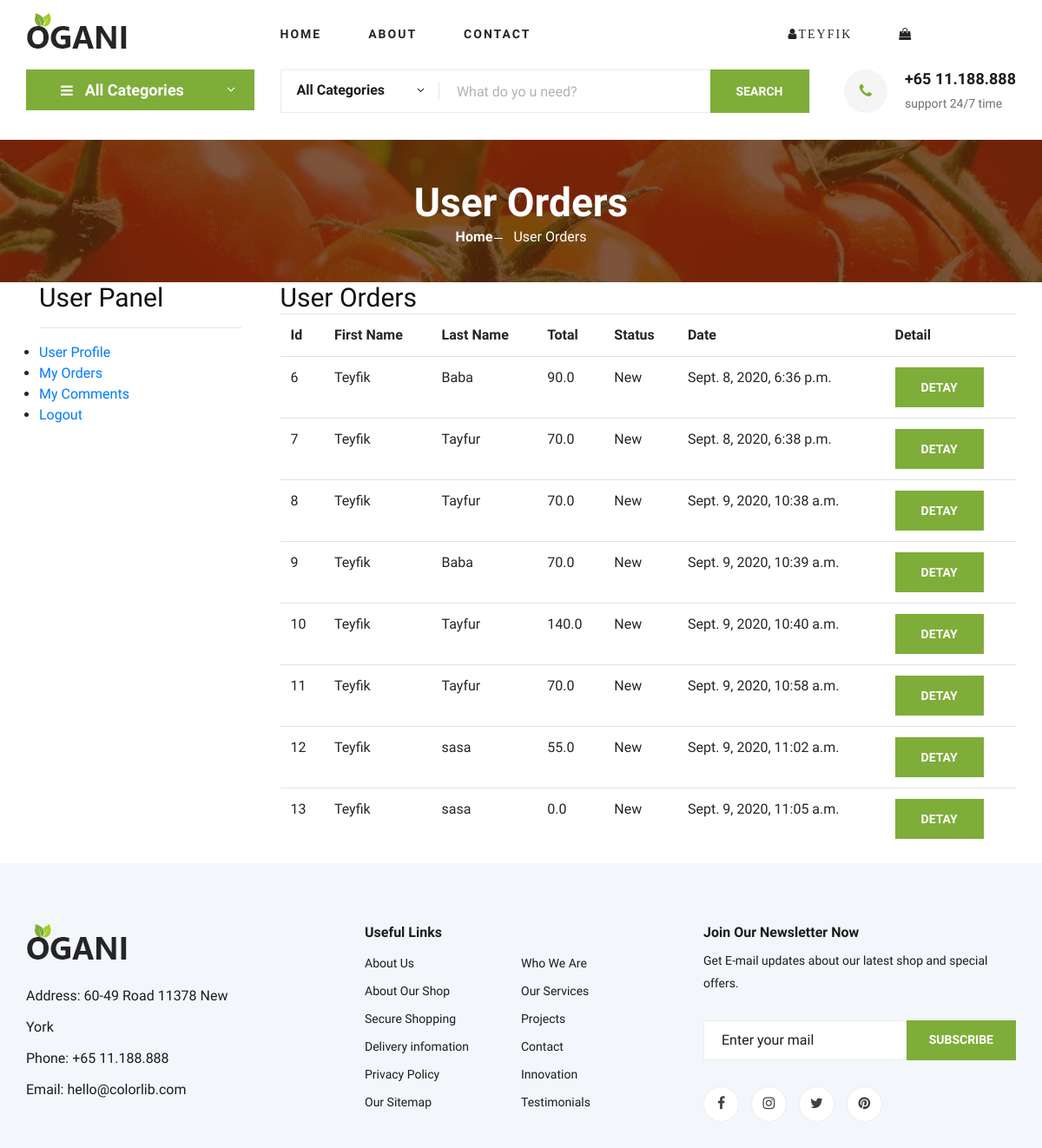
The app's page /user/orders/ (signed in), older data.
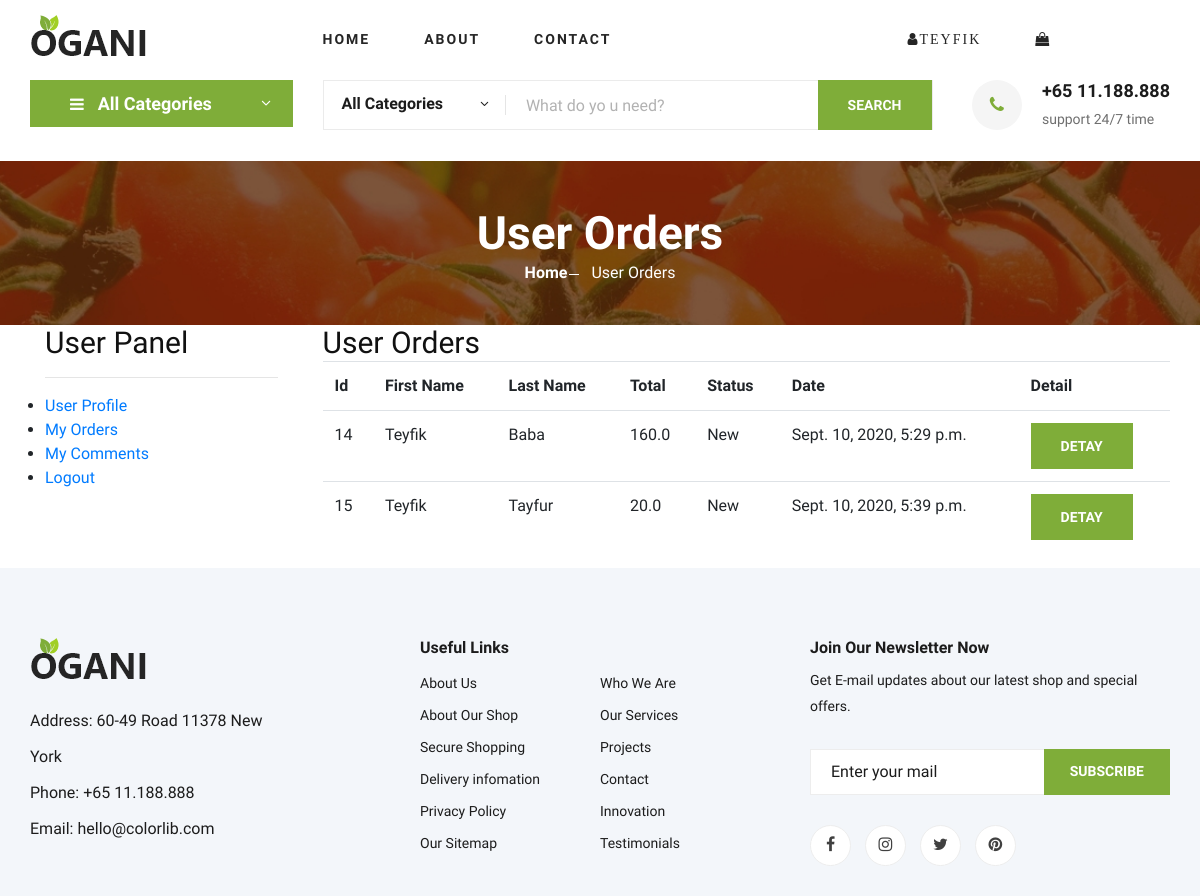
The same page, newer data.
### order/models.py (models this page shows, shortened)
class Order(models.Model):
    STATUS = (
        ('New','New'),
        ('Accepted','Accepted'),
        ('Preaparing','Preaparing'),
        ('OnShipping','OnShipping'),
        ('Completed','Completed'),
        ('Canceled','Canceled'),
    )
    user=models.ForeignKey(User,on_delete=models.SET_NULL,null=True)
    code=models.CharField(max_length=5,editable=False)
    first_name=models.CharField(max_length=10)
    last_name=models.CharField(max_length=10)
    phone=models.CharField(blank=True,max_length=20)
    address=models.CharField(blank=True,max_length=150)
    city=models.CharField(blank=True,max_length=20)
    country=models.CharField(blank=True,max_length=20)
    total=models.FloatField()
    status=models.CharField(max_length=10,choices=STATUS,default='New')
    ip=models.CharField(blank=True,max_length=20)
    adminnot=models.CharField(blank=True,max_length=100)
    create_at=models.DateTimeField(auto_now_add=True)
    update_at=models.DateTimeField(auto_now=True)

### user/views.py (the view)
# urls.py: path('orders/',views.orders,name='orders'),
@login_required(login_url='/login')
def orders(request):
    category = Category.objects.all()
    current_user = request.user
    orders=Order.objects.filter(user_id=current_user.id)
    context = {
        'category': category,
        'orders':orders
    }
    return render(request,"user_orders.html",context)

### user/templates/user_orders.html (shortened to what this page needs)
{% extends "homebase.html" %}
{% block content %}
    {% load static %}
    <section class="breadcrumb-section set-bg" data-setbg="{% static 'img/breadcrumb.jpg'%}">
        <div class="container">
            <div class="row">
                <div class="col-lg-12 text-center">
                    <div class="breadcrumb__text">
                        <h2>User Orders</h2>
                        <div class="breadcrumb__option">
                            <a href="/">Home</a>
                            <span>User Orders</span>
                        </div>
                    </div>
                </div>
            </div>
        </div>
    </section>
    <div id="contact" class="section wb">
        <div class="container">
            <div class="row">
                <div class="col-md-3">
                    <div class="container">
                        <div class="map-box">
                            <h3 class="title">User Panel</h3>
                            <hr>
                        </div>
                        {% include "user_panel.html" %}
                    </div>
                </div>
                <div class="col-md-9">
                    <div class="map-box">
                        <h3 class="title">User Orders</h3>
                    </div>
                    <table class="table">
                        <tr>
                            <th class="text-left">Id</th>
                            <th class="text-left">First Name</th>
                            <th class="text-left">Last Name</th>
                            <th class="text-left">Total</th>
                            <th class="text-left">Status</th>
                            <th class="text-left">Date</th>
                            <th class="text-left">Detail</th>
                        </tr>
                        {% for rs in orders %}
                            <tr>
                                <td class="text-left">{{rs.id}}</td>
                                <td class="text-left">{{ rs.first_name }}</td>
                                <td class="text-left">{{ rs.last_name }}</td>
                                <td class="text-left">{{ rs.total }}</td>
                                <td class="text-left">{{ rs.status }}</td>
                                <td class="text-left">{{ rs.create_at }}</td>
                                <td class="text-left"><a class="site-btn" href="/user/orderdetail/{{ rs.id }}">Detay</a></td>
                            </tr>
                        {% endfor %}
                    </table>
                </div>
            </div>
        </div>
    </div>
{% endblock %}

Row changes from the older to the newer data that the page shows:
removed Order: id "6", first_name "Teyfik", last_name "Baba", total "90.0", status "New", create_at "Sept. 8, 2020, 6:36 p.m."
removed Order: id "7", first_name "Teyfik", last_name "Tayfur", total "70.0", status "New", create_at "Sept. 8, 2020, 6:38 p.m."
removed Order: id "8", first_name "Teyfik", last_name "Tayfur", total "70.0", status "New", create_at "Sept. 9, 2020, 10:38 a.m."
removed Order: id "9", first_name "Teyfik", last_name "Baba", total "70.0", status "New", create_at "Sept. 9, 2020, 10:39 a.m."
removed Order: id "10", first_name "Teyfik", last_name "Tayfur", total "140.0", status "New", create_at "Sept. 9, 2020, 10:40 a.m."
removed Order: id "11", first_name "Teyfik", last_name "Tayfur", total "70.0", status "New", create_at "Sept. 9, 2020, 10:58 a.m."
removed Order: id "12", first_name "Teyfik", last_name "sasa", total "55.0", status "New", create_at "Sept. 9, 2020, 11:02 a.m."
removed Order: id "13", first_name "Teyfik", last_name "sasa", total "0.0", status "New", create_at "Sept. 9, 2020, 11:05 a.m."
added Order: id "14", first_name "Teyfik", last_name "Baba", total "160.0", status "New", create_at "Sept. 10, 2020, 5:29 p.m."
added Order: id "15", first_name "Teyfik", last_name "Tayfur", total "20.0", status "New", create_at "Sept. 10, 2020, 5:39 p.m."
